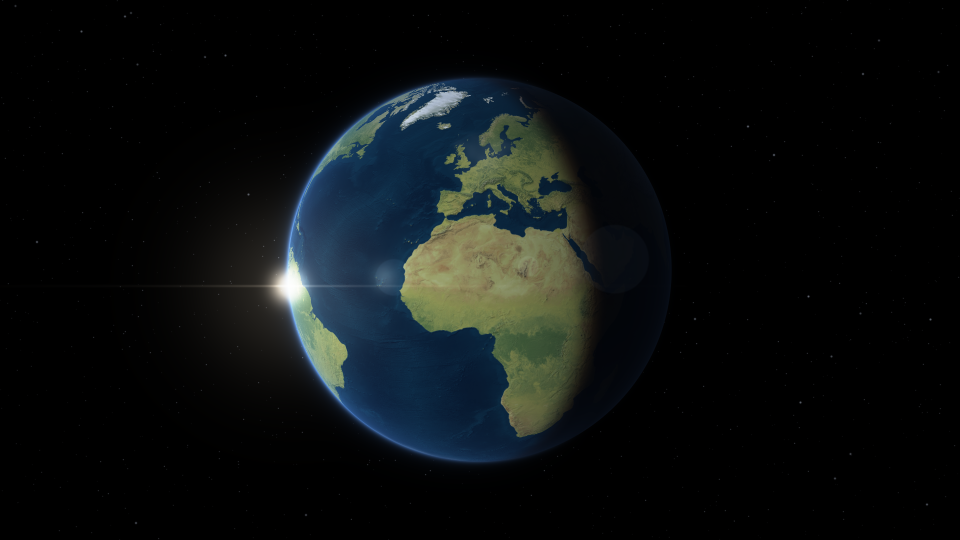
#> input picture ru_geo/channel/anim_globe_t0.35.png, 1920 x 1080 px (shown at 1/2 size)
$ python make_brand.py
#> lines starting #> are read from the running program, lines starting #| are printed output that depends on the picture; after the words box and inside, x2 and y2 are one past the last pixel; in counts of white or black regions, pixels touching at a corner belong together
# Оформление канала «Сквозь страны»: аватар 800×800 и шапка 2560×1440 (безопасная зона 1546×423 по центру).
# Земля — кадр нашего 3D-глобуса (Natural Earth, public domain), шрифты Cormorant Garamond (OFL) и Inter (OFL).
import os, sys
from PIL import Image, ImageDraw, ImageFilter, ImageFont
D = os.path.dirname(os.path.abspath(__file__)); sys.path.insert(0, os.path.join(D, '..', 'lib'))
import look
SERIF = os.path.join(D, '..', 'data', 'fonts', 'CormorantGaramond.ttf')
CORAL = look.ACCENT
earth = Image.open(f'{D}/anim_globe_t0.35.png').convert('RGB')   # 1920×1080, шар по центру ~ (960,540), радиус ~385
#> earth is the input picture: PIL image 1920x1080 RGB; mean R, G, B 12, 15.4, 15.8

def serif(size, w='Medium'):
    f = ImageFont.truetype(SERIF, size); f.set_variation_by_name(w); return f

def spaced(d, xy, s, f, track, fill, anchor='mm'):
    ws = [f.getlength(c) for c in s]; tw = sum(ws) + track * (len(s) - 1)
    x = xy[0] - tw / 2 if anchor == 'mm' else xy[0]
    for c, w in zip(s, ws):
        d.text((x, xy[1]), c, font=f, fill=fill, anchor='lm'); x += w + track
    return tw

def ring(size, box, width, start, end, alpha=255):
    """кольцо орбиты, «прошивающее» планету: задняя половина бледнее"""
    lay = Image.new('RGBA', size, (0, 0, 0, 0)); d = ImageDraw.Draw(lay)
    d.arc(box, start, end, fill=CORAL + (alpha,), width=width)
    glow = lay.filter(ImageFilter.GaussianBlur(width * 2))
    return Image.alpha_composite(glow, lay)

# ---------- аватар ----------
S = 1600
av = earth.crop((960 - 520, 540 - 520, 960 + 520, 540 + 520)).resize((S, S), Image.LANCZOS).convert('RGBA')
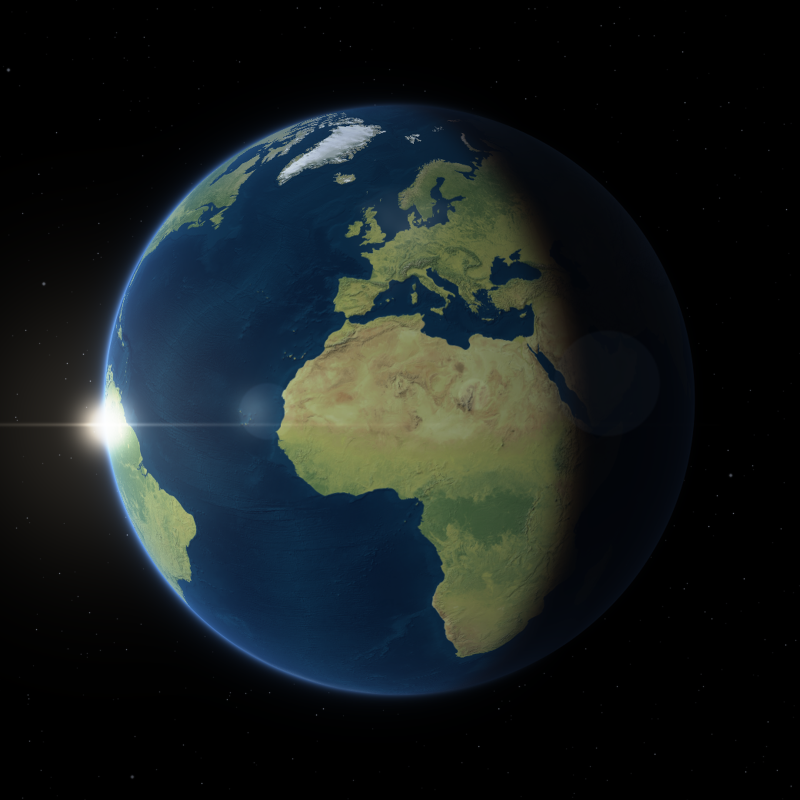
#> av: PIL image 1600x1600 RGBA (shown at 1/2 size); mean R, G, B, A 22.4, 29, 29.9, 255
box = (int(S * 0.04), int(S * 0.36), int(S * 0.96), int(S * 0.64))
back = ring(av.size, box, 14, 180, 360, 110)          # задняя дуга — за планетой (бледно)
#> in ring, `lay = Image.new('RGBA', size, (0, 0, 0, 0))`: lay: PIL image 1600x1600 RGBA; every value is 0
#> in ring, `glow = lay.filter(ImageFilter.GaussianBlur(width * 2))`:
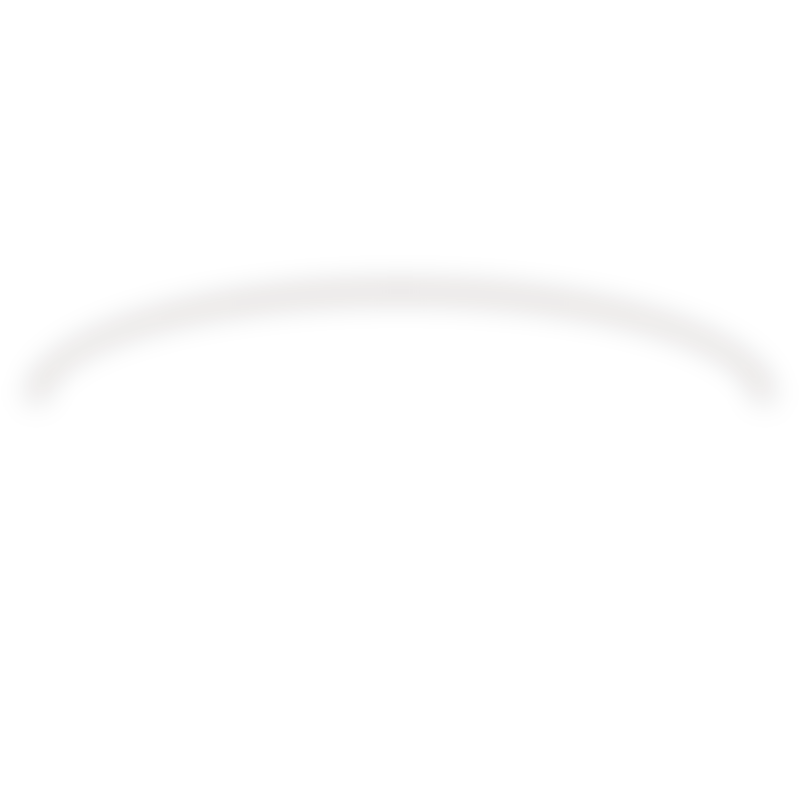
#> glow: PIL image 1600x1600 RGBA (shown at 1/2 size); mean R, G, B, A 2.1, 0.9, 0.6, 0.9; transparent parts drawn white
front = ring(av.size, box, 18, 0, 180, 255)           # передняя дуга — перед планетой
#> call 2 of ring, with size = (1600, 1600), box = (64, 576, 1536, 1024), width = 18, start = 0, end = 180, alpha = 255
#> in ring (call 2), `glow = lay.filter(ImageFilter.GaussianBlur(width * 2))`:
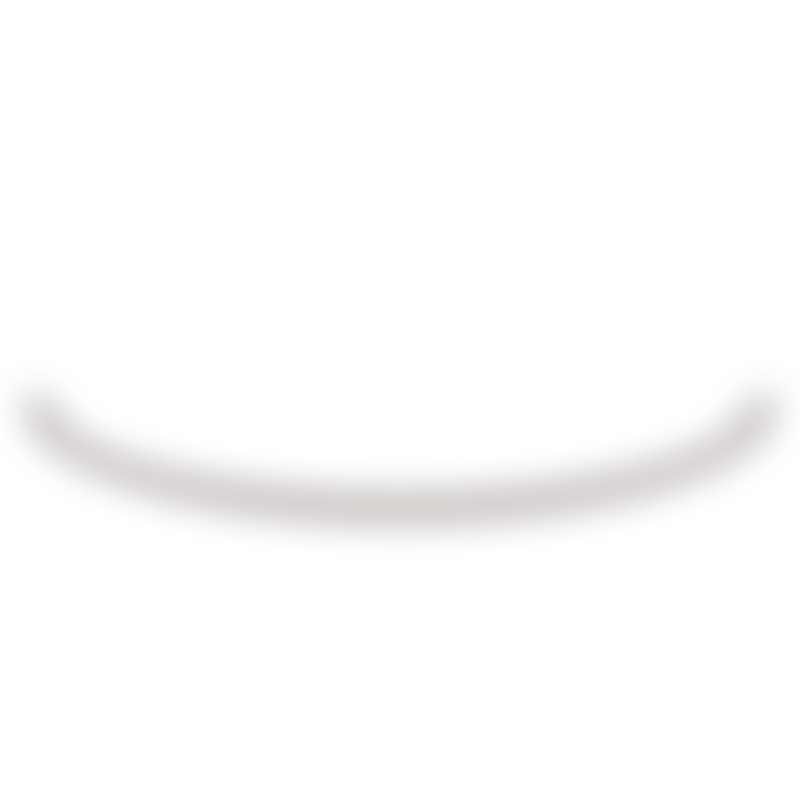
#> glow: PIL image 1600x1600 RGBA (shown at 1/2 size); mean R, G, B, A 2.7, 1.1, 0.8, 2.7; transparent parts drawn white
R = 385 * S / 1040                                    # радиус шара на аватаре
disk = Image.new('L', av.size, 0); ImageDraw.Draw(disk).ellipse((S / 2 - R, S / 2 - R, S / 2 + R, S / 2 + R), fill=255)
#> after `disk = Image.new('L', av.size, 0)`: disk: PIL image 1600x1600 L; every value is 0
#> after `ImageDraw.Draw(disk).ellipse((S / 2 - R, S / 2 - R, S / 2 + R, S / 2 +`:
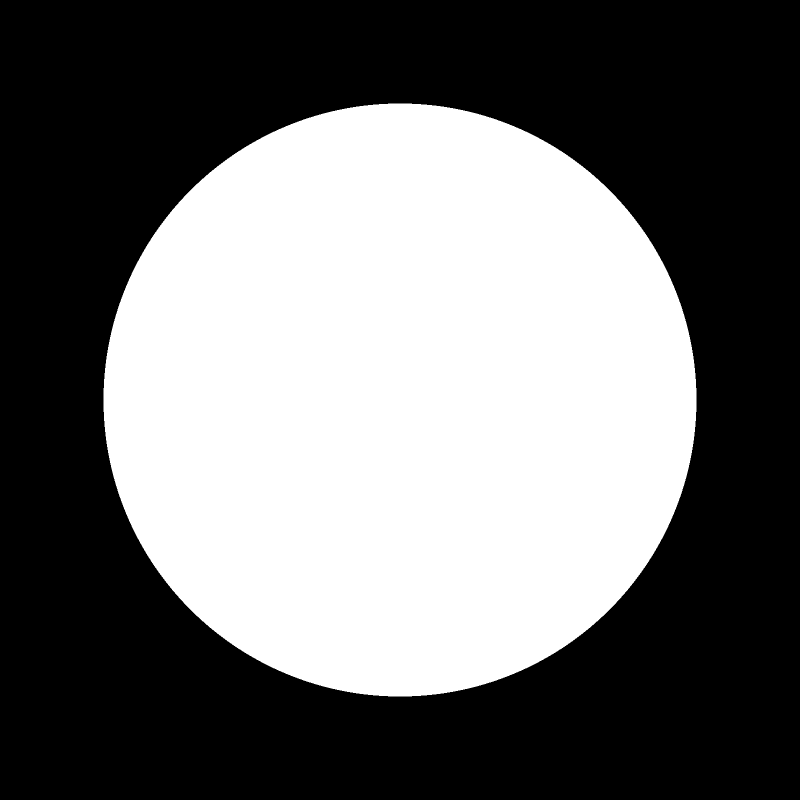
#> disk: PIL image 1600x1600 L (shown at 1/2 size); 43.1% white; 1 white region, box (x1, y1, x2, y2) and area: (207, 207, 1393, 1393) 1104612
bm = back.split()[3]; bm = Image.composite(Image.new('L', av.size, 0), bm, disk); back.putalpha(bm)
#> after `bm = back.split()[3]`:
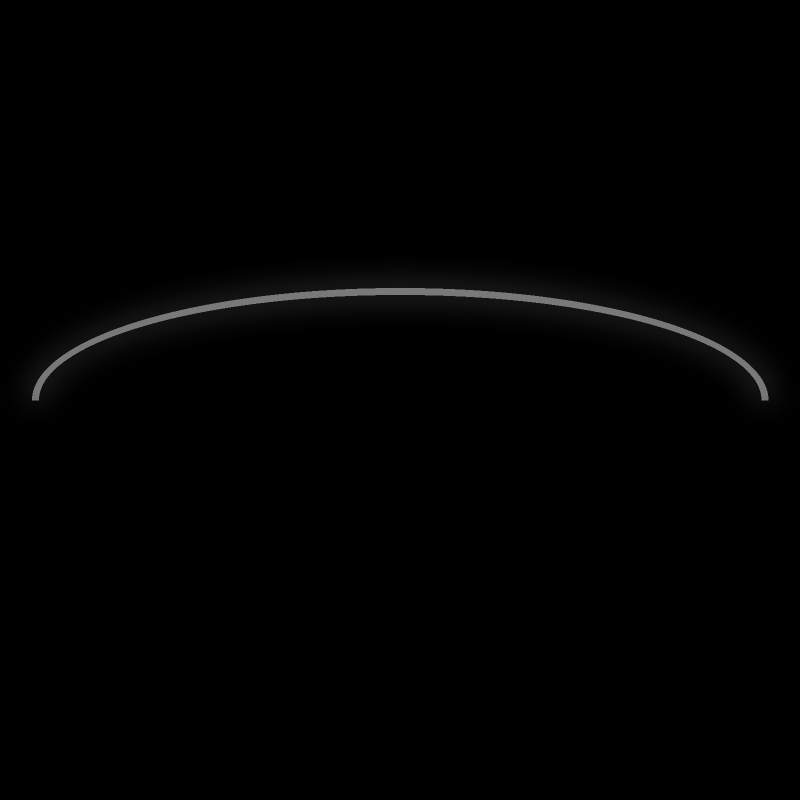
#> bm: PIL image 1600x1600 L (shown at 1/2 size); min 0, max 122, mean 1.7
av = Image.alpha_composite(Image.alpha_composite(av, back), front)
av.convert('RGB').resize((800, 800), Image.LANCZOS).save(f'{D}/avatar_800.png')
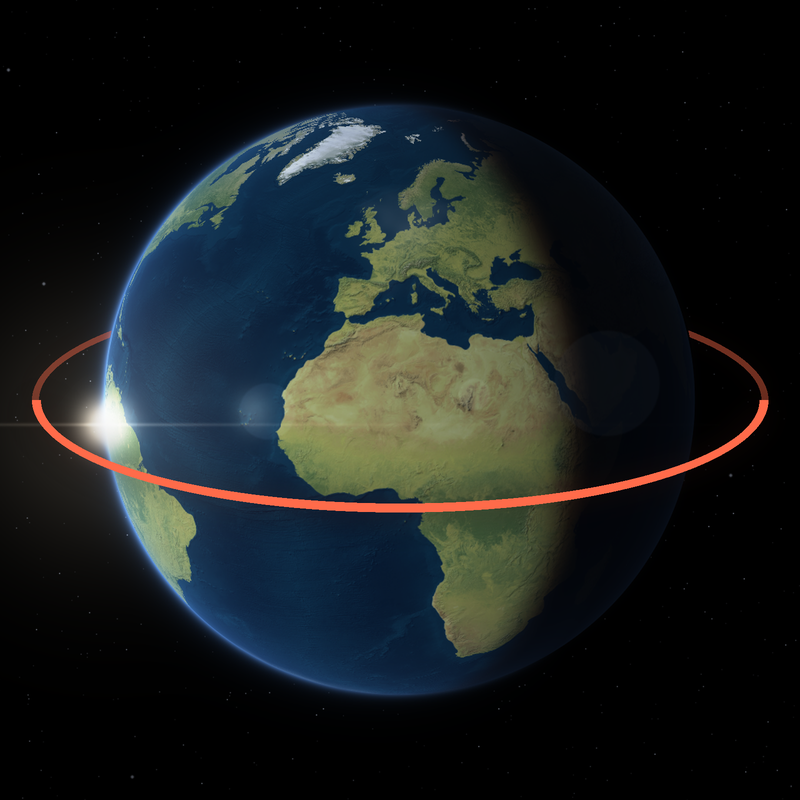
#> saved as avatar_800.png: PIL image 800x800 RGB; mean R, G, B 24.8, 29.4, 29.8

# ---------- шапка ----------
W, H = 2560, 1440
bn = Image.new('RGB', (W, H), (0, 0, 0))
#> bn: PIL image 2560x1440 RGB; every value is 0
big = earth.resize((int(1920 * 2.2), int(1080 * 2.2)), Image.LANCZOS)    # шар радиусом ~850
bn.paste(big, (int(W * 0.80 - 960 * 2.2), int(H * 0.86 - 540 * 2.2)))   # вспышка солнца ниже надписи
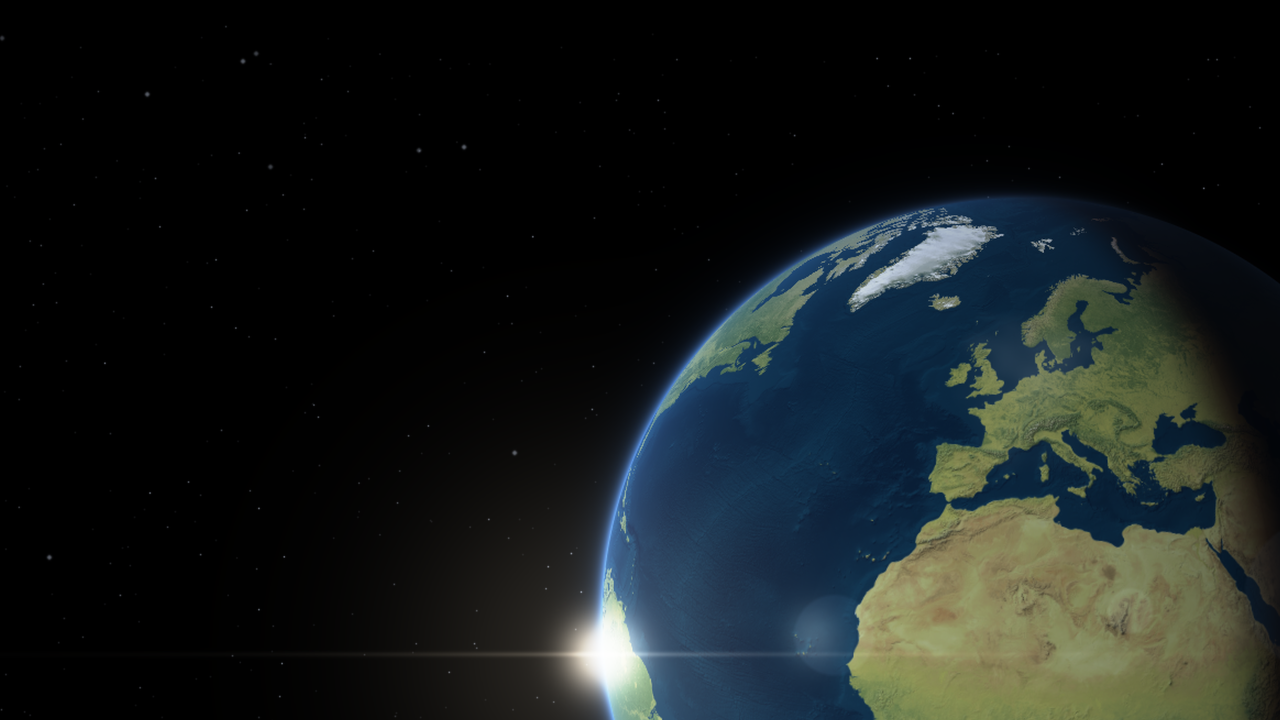
#> bn: PIL image 2560x1440 RGB (shown at 1/2 size); mean R, G, B 23.1, 28.3, 28
bn = bn.convert('RGBA')
#> bn: PIL image 2560x1440 RGBA
g = Image.new('L', (W, H), 0); dg = ImageDraw.Draw(g)
#> after `g = Image.new('L', (W, H), 0)`: g: PIL image 2560x1440 L; every value is 0
for x in range(W): dg.line([(x, 0), (x, H)], fill=int(235 * max(0.0, 1 - x / (W * 0.66)) ** 1.4))
bn = Image.alpha_composite(bn, Image.merge('RGBA', [Image.new('L', (W, H), 3)] * 3 + [g]))
cx, cy = W / 2, H / 2
lay = Image.new('RGBA', (W, H), (0, 0, 0, 0)); dl = ImageDraw.Draw(lay)
#> after `lay = Image.new('RGBA', (W, H), (0, 0, 0, 0))`: lay: PIL image 2560x1440 RGBA; every value is 0
tw = spaced(dl, (cx, cy - 34), 'СКВОЗЬ СТРАНЫ', serif(150, 'Medium'), 34, (248, 243, 232, 255))
#> (the run stopped early here; a loop or call above may not have finished)
